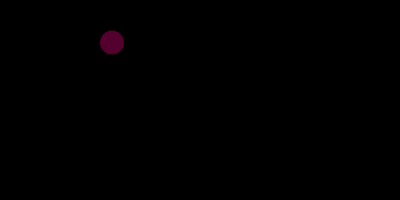
Frame 1 (no input)
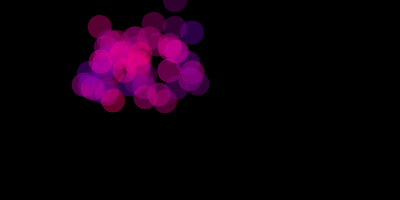
Frame 60 (no input)
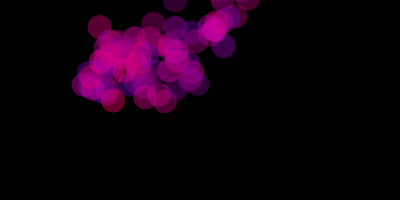
Frame 120 (the mouse pressed at the canvas centre since frame 60)

The p5.js sketch that drew these frames (run headless with seeded random() and noise() and a simulated clock; from frame 60 on, the mouse is pressed at the canvas centre):

// p5.js sketch
// ── sketch.js
var spot = {
  x: 100,
  y: 50,
  d: 24
};

var col = {
  r: 255,
  g: 0,
  b: 0
};

function setup() {
  createCanvas(400, 200);
  background(0);
}

function draw() {
  col.r = random(100, 255);
  col.g = 0;
  col.b = random(100, 190);

  // spot.x = random(0, width);
  spot.x = (spot.x + random(-spot.d, spot.d)) % width;
  spot.y = (spot.y + random(-spot.d, spot.d)) % height;
  noStroke();
  fill(col.r, col.g, col.b, 100);
  ellipse(spot.x, spot.y, spot.d);
}


// https://editor.p5js.org/jht1493/sketches/9ss5dnb9t
// 2.5.2 random function spot.x spot.y

// https://editor.p5js.org/jht1493/sketches/yu1MwEqyQ
// 2.5.1 random function spot.x

// https://editor.p5js.org/jht1493/sketches/UTMOVgcsv
// 2.5.1 random function 

// The random() Function
// Code! Programming with p5.js
// The Coding Train / Daniel Shiffman
// https://thecodingtrain.com/beginners/p5js/beginners/p5js/2.5-random.html
// https://youtu.be/nicMAoW6u1g
// https://editor.p5js.org/codingtrain/sketches/4gD7Btgi
